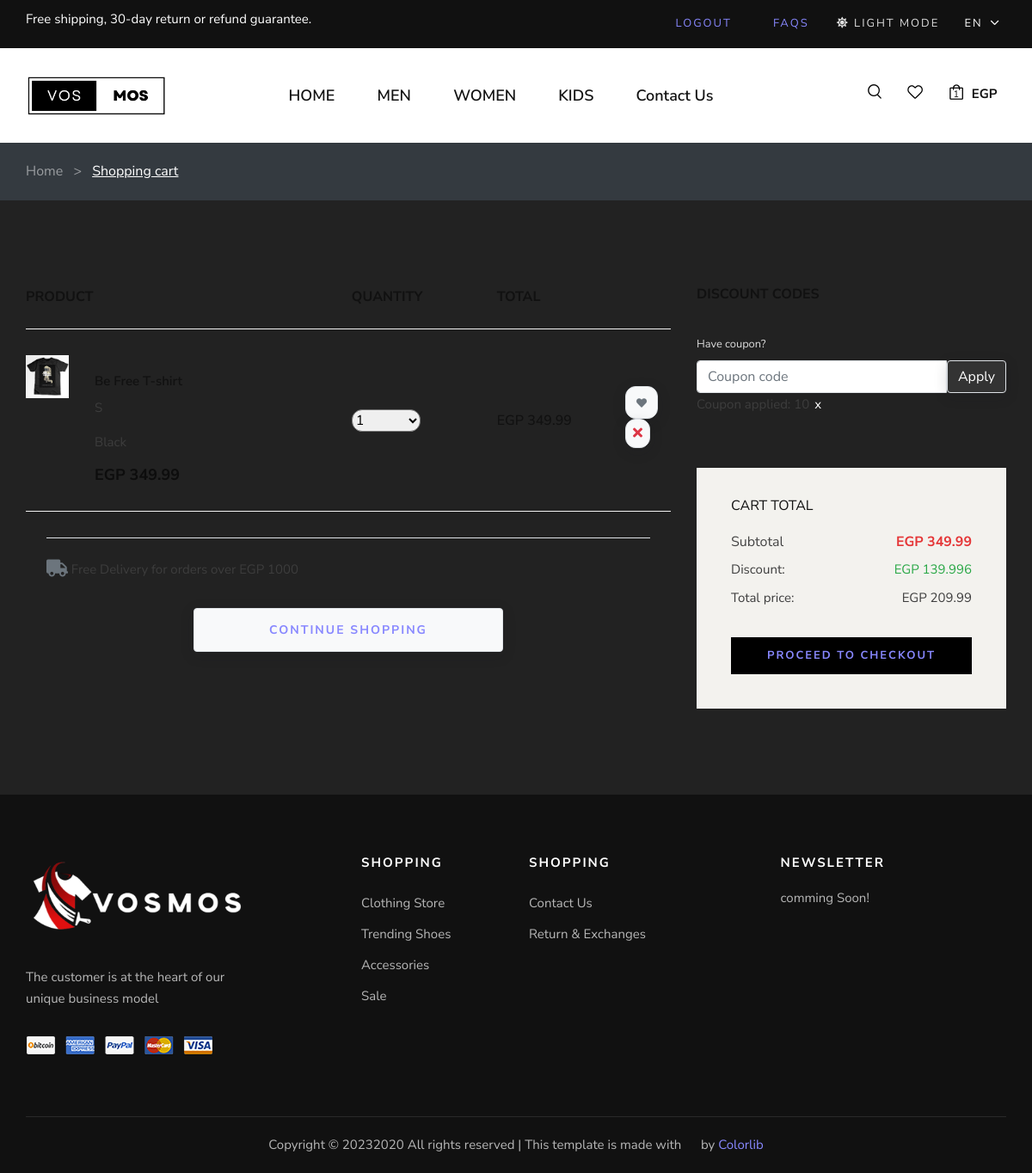
Page /cart (signed in) on the earlier database version.
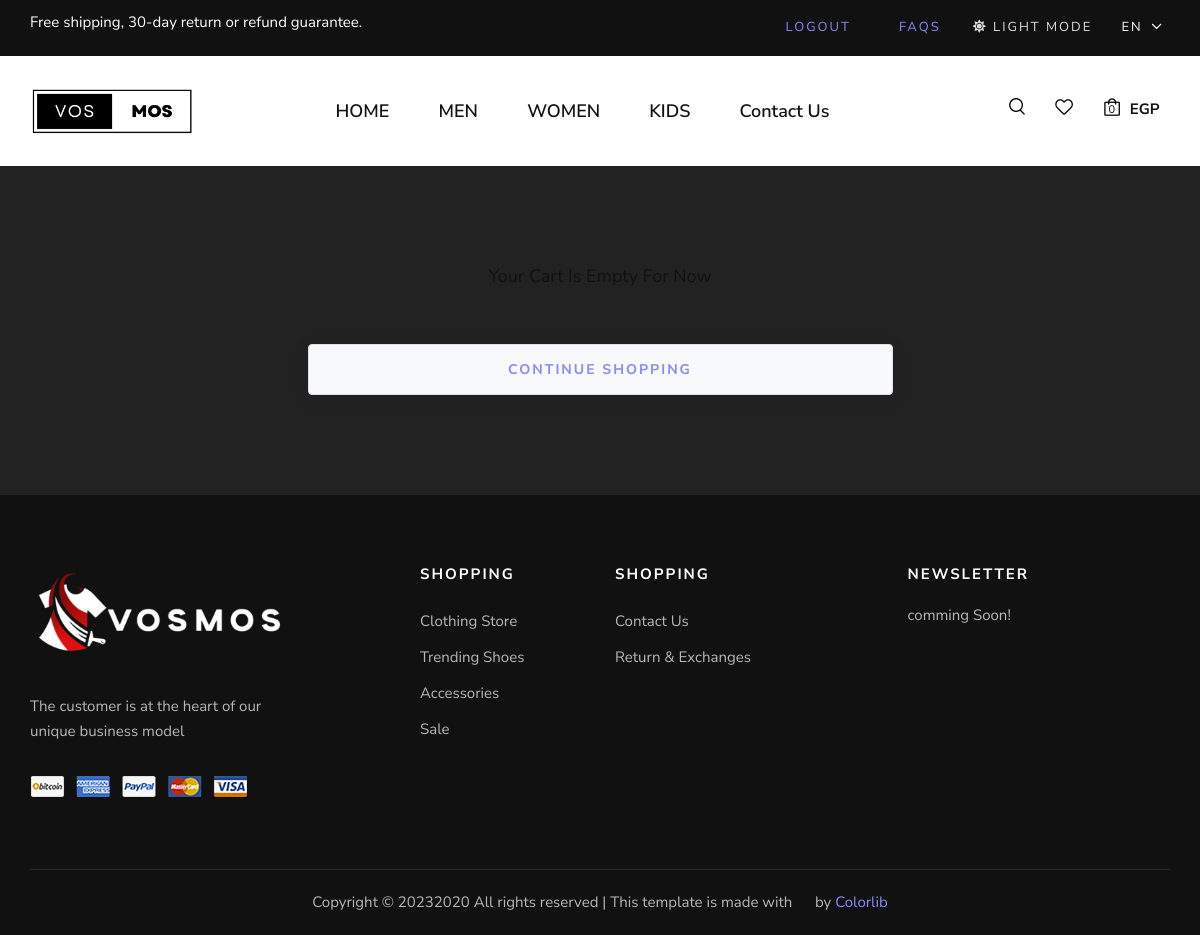
Same page on the later database version.
### frontend/models.py (models this page shows, shortened)
class CartItem(models.Model):
    product = models.ForeignKey(Product, on_delete=models.CASCADE)
    quantity = models.IntegerField(default=1)
    cart = models.ForeignKey(Cart, on_delete=models.CASCADE, related_name="items", null=True)
    customized = models.BooleanField(default=False)
    size = models.CharField(max_length=10, blank=True, null=True)
    color = models.CharField(max_length=10, blank=True, null=True)
    def __str__(self):
        return f'{self.product.product_name} ({self.quantity})'
    @property
    def total(self):
        total = float(self.product.price) * int(self.quantity)
        return float("{:.2f}".format(total))

class Product(models.Model):
    CATEGORY_CHOICES = (
        ('M', 'Men'),
        ('W', 'Women'),
        ('K', 'Kids'),
        ('A', 'Accessories'),
    )
    SUB_CATEGORY_CHOICES = (
    ('S', 'Shirt'),
    ('SW', 'Sport wear'),
    ('OW', 'Outwear')
    )
    LABEL_CHOICES = (
        ('NEW', 'primary'),
        ('BEST Seller', 'secondary'),
        ('N', '')
    )
    product_id = models.AutoField
    id = models.AutoField(primary_key=True, auto_created=True)
    product_name = models.CharField(max_length=50)
    category = models.CharField(choices=CATEGORY_CHOICES, max_length=2)
    label = models.CharField(choices=LABEL_CHOICES, max_length=11, default="")
    subcategory = models.CharField(choices= SUB_CATEGORY_CHOICES ,max_length=50, default="")
    price = models.FloatField(default=0)
    discount_price = models.FloatField(default=0)
    desc = models.CharField(max_length=300)
    pub_date = models.DateField()
    image = models.ImageField(upload_to="static/images", default="")
    material = models.CharField(max_length=50, default="Coton 100%")
    description = models.TextField(default="Description")
    def get_absolute_url(self):
        return f"/product_detail/{self.id}/"

class PromoCode(models.Model):
    code = models.CharField(max_length=15)
    discount = models.FloatField()
    max_discount = models.FloatField(default=100)

class Cart(models.Model):
    user = models.ForeignKey(MyUser, on_delete=models.CASCADE)
    applied_coupons = models.ManyToManyField(PromoCode, blank=True,related_name="Applied_Coupons")
    created_at = models.DateTimeField(auto_now_add=True)
    updated_at = models.DateTimeField(auto_now=True)
    ordered = models.BooleanField(default=False)
    coupon = models.ForeignKey(
        PromoCode, on_delete=models.SET_NULL, blank=True, null=True)
    objects = CartManager()
    shipping_cost = models.DecimalField(max_digits=10, decimal_places=2, default=25.99)
    @property
    def discount(self):
        if self.coupon:
            total_price = sum(item.total for item in self.items.all())
            discount_amount = total_price * self.coupon.discount
            max_discount = self.coupon.max_discount
            return min(discount_amount, max_discount)
        else:
            return 0
    @property
    def total_price_before_discount(self):
        total_price = sum(item.total for item in self.items.all())
        return "{:.2f}".format(total_price)
    @property
    def total_price(self):
        total_price = sum(item.total for item in self.items.all())
        total_price -= self.discount
        return "{:.2f}".format(total_price)

### frontend/views.py (the view, shortened to what this page needs)
# urls.py: path('cart', views.cart, name='cart'),
def cart(request):
    if request.method == 'POST':
        product_id = request.POST.get('product_id')
        try:
            product = Product.objects.get(pk=product_id)
        except Product.DoesNotExist:
            pass
        if request.user.is_authenticated:
            try:
                cart = Cart.objects.get(user=request.user)
            except Cart.DoesNotExist:
                cart = Cart.objects.create(user=request.user)
            CartItem.objects.create(cart=cart, product=product)
        else:
            cart = request.session.get('cart', [])
            products = Product.objects.filter(pk__in=[item['product_id'] for item in cart])
            context = {'cart': [{'product': product, 'quantity': next(item['quantity'] for item in cart if item['product_id'] == product.pk)} for product in products]}
        return render(request, 'cart.html', context)
    else:
        existing_options = [
        {'value': 1, 'label': '1'},
        {'value': 2, 'label': '2'},
        {'value': 3, 'label': '3'},
        {'value': 4, 'label': '4'},
        {'value': 5, 'label': '5'},
        {'value': 6, 'label': '6'},
        {'value': 7, 'label': '7'},
        {'value': 8, 'label': '8'},
        {'value': 9, 'label': '9'},
        {'value': 10, 'label': '10'},
        ]
        if request.user.is_authenticated:
            try:
                cart = Cart.objects.get(user=request.user)
            except Cart.DoesNotExist:
                cart = Cart.objects.create(user=request.user)
            CartItems = CartItem.objects.filter(cart=cart)
            discount = cart.discount
            if cart.coupon:
                promo_code = cart.coupon.code
            else:
                promo_code = False
            context = {'promocode': promo_code, 'existing_options': existing_options,
                       'cart': CartItems, 'user_cart': cart, 'discount': discount}
        return render(request, 'cart.html', context )

### frontend/templates/cart.html (shortened to what this page needs)
{% extends "layout.html" %}
{% load static %}
{% block body %}
    {% if cart|length != 0 %}
    <div data-cart="{{ cart }}" id="cart_summary" class="bg-dark">
      <div class="container py-4">
        <nav class="d-flex">
          <h6 class="mb-0">
            <a href="{% url 'index' %}" class="text-white-50">Home</a>
            <span class="text-white-50 mx-2"> > </span>
            <a href="{% url 'cart' %}" class="text-white"><u>Shopping cart</u></a>
          </h6>
        </nav>
      </div>
    </div>
    <section class="shopping-cart spad">
      <div class="container">
        <div class="row">
          <div class="col-lg-8">
            <div class="shopping__cart__table">
              <table>
                <thead>
                  <tr>
                    <th>Product</th>
                    <th>Quantity</th>
                    <th>Total</th>
                    <th></th>
                  </tr>
                </thead>
                <tbody>
                  {% for item in cart %}
                  <tr id="x{{ item.product.id }}" style="position: relative;">
                    <td class="product__cart__item">
                      <a href="{{ item.product.get_absolute_url }}">
                      <div class="product__cart__item__pic">
                        <img src="{{ item.product.image }}" width="50px" alt="">
                      </div>
                      <div class="product__cart__item__text">
                        <h6>{{ item.product.product_name }}</h6>
                        <p>{{item.size}}</p>
                        <p>{{item.color}}</p>
                        <h5>EGP {{ item.product.price }}</h5>
                      </div></a>
                    </td>
                    <td class="quantity__item">
                      <div class="">
                        <select value="{{ item.quantity }}" class="quantity-select form-select me-4" data-product-id="{{ item.product.id }}" style="width: 80px; border-radius: 12px;">
                          {% for option in existing_options|dictsort:"value" %}
                          <option value="{{ option.value }}" {% if option.value == item.quantity %}selected{% endif %}>{{ option.label }}</option>
                          {% endfor %}
                      </select>
                      </div>
                    </td>
                    <td class="cart__price"><text id="total_price_{{ item.product.id }}" class="h6">EGP {{ item.total }}</text> <br />
                    </td>
                    <td>
                      <div class="col-lg col-sm-6 d-flex justify-content-sm-center justify-content-md-start justify-content-lg-center justify-content-xl-end mb-2">
                        <div class="float-md-end">
                          <a onclick="addToFavorites('{{ product.id }}')" href="#" class="btn btn-light border px-2 icon-hover filler" style="border-radius: 12px;"><i class="fas fa-heart fa-xs px-1 text-secondary"></i></a>
                          <a data-size="{{ item.size }}" data-color="{{ item.color }}" onclick="removeFromCart(event, '{{ item.product.id }}')" class="btn btn-light border text-danger icon-hover-danger" style="border-radius: 12px; padding: 4px 8px;"> <i class="fa fa-close"></i></a>                        </div>
                      </div>
                    </td>
                  </tr>
                  {% endfor %}
                </tbody>
              </table>
            </div>
            <div class="border-top pt-4 mx-4 mb-4">
              <p><i class="fas fa-truck text-muted fa-lg"></i> Free Delivery for orders over EGP 1000</p>
            </div>
            <div class="row ">
              <div class="col-lg-6 col-md-6 col-sm-6">
                <div class="continue__btn">
                  <a class="btn btn-light w-100 border mt-2" id="back-button">Continue Shopping</a>
                </div>
              </div>
            </div>
          </div>
          <div class="col-lg-4">
            <div class="cart__discount">
              <h6>Discount codes</h6>
              <div id="main_coupon_div" class="form-group">
                <label class="form-label">Have coupon?</label>
                  {% if user.is_authenticated %}
                  <div class="input-group">
                    <input id="promo_code" type="text" class="form-control border" name="promo_code" placeholder="Coupon code" />
                    <button id="apply-promo-code" onclick="Apply_promo_function()" class="btn btn-light border">Apply</button>
                  </div>
                    <div id="coupon-div">
                      {% if promocode %}
                          <p>Coupon applied: {{ promocode }}<button id="remove-coupon-btn" title="remove code">x</button></p>
                      {% endif %}
                    </div>
                    {% else %}
                    <h5><a href="{% url 'login' %}">Login</a> or <a href="{% url 'register' %}">Create An Account</a> To Use Coupons</h5>
                    <hr />
                    <p>Don't Worry We Will Keep Your Cart Items And Designs :) </p>
                    {% endif %}
                </div>
            </div>
            <div class="cart__total">
              <h6>Cart total</h6>
              <ul>
                <li>Subtotal <span id="cart_total">EGP {{ user_cart.total_price_before_discount }}</span></li>
                <div class="d-flex justify-content-between">
                  <p class="mb-2">Discount:</p>
                  {% if promocode %}
                  <p id="discount" class="mb-2 text-success">EGP {{ discount }}</p>
                  {% else %}
                  <p id="discount" class="mb-2 text-success">EGP 0.00</p>
                  {% endif %}
                </div>
                <div class="d-flex justify-content-between">
                  <p class="mb-2">Total price:</p>
                  {% if promocode %}
                    <p id="cart_total_discount" class="mb-2 fw-bold">EGP {{user_cart.total_price}}</p>
                  {% else %}
                    <p id="cart_total_discount" class="mb-2">EGP {{user_cart.total_price_before_discount}}</p>
                  {% endif %}
                </div>
              </ul>
              <a href="{% url 'checkout' %}" class="primary-btn">Proceed to checkout</a>
            </div>
          </div>
        </div>
      </div>
    </section>
    {% else %}
    <section class="shopping-cart spad"><h5 class="text-center">Your Cart Is Empty For Now</h5>
      <br>
      <br>
      <div class="row">
        <div class="col-lg-6 col-md-6 col-sm-6">
          <div class="continue__btn">
            <a class="btn btn-light w-100 border mt-2" id="back-button">Continue Shopping</a>
          </div>
        </div>
      </div>
    </section>
    {% endif %}
{% endblock %}

Differences in the rows shown:
removed CartItem: product.image (picture), size "S", color "Black", product.price "349.99", quantity+product "1"
no longer on this page (row unchanged): PromoCode: code "10"
no longer on this page (row edited): Cart: total_price_before_discount "349.99", total_price "209.99"
Other differences:
{{ cart.count }}: "1" → (not shown)
{{ discount }}: "139.996" → (not shown)
text no longer shown: "Home > Shopping cart Free Delivery for orders over EGP 1000 Have coupon? Apply Coupon applied: x CART TOTAL Subtotal EGP Discount: EGP Total price: EGP PROCEED TO CHECKOUT"
text now shown: "0"
